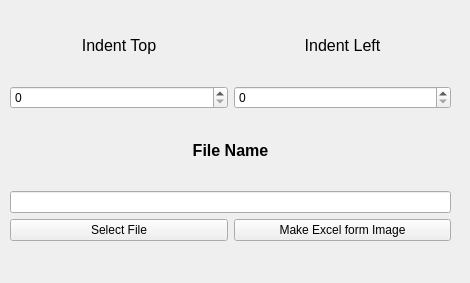
<?xml version="1.0" encoding="UTF-8"?>
<ui version="4.0">
 <class>MainWindow</class>
 <widget class="QMainWindow" name="MainWindow">
  <property name="geometry">
   <rect>
    <x>0</x>
    <y>0</y>
    <width>470</width>
    <height>283</height>
   </rect>
  </property>
  <property name="windowTitle">
   <string>MainWindow</string>
  </property>
  <widget class="QWidget" name="centralwidget">
   <widget class="QWidget" name="">
    <property name="geometry">
     <rect>
      <x>10</x>
      <y>10</y>
      <width>441</width>
      <height>231</height>
     </rect>
    </property>
    <layout class="QGridLayout" name="gridLayout">
     <item row="4" column="0" colspan="4">
      <widget class="QLineEdit" name="lineEdit"/>
     </item>
     <item row="0" column="2" colspan="2">
      <widget class="QLabel" name="label_2">
       <property name="font">
        <font>
         <pointsize>12</pointsize>
        </font>
       </property>
       <property name="text">
        <string>Indent Left</string>
       </property>
       <property name="alignment">
        <set>Qt::AlignCenter</set>
       </property>
      </widget>
     </item>
     <item row="3" column="0" colspan="4">
      <widget class="QLabel" name="label_3">
       <property name="font">
        <font>
         <pointsize>12</pointsize>
         <weight>75</weight>
         <bold>true</bold>
        </font>
       </property>
       <property name="text">
        <string>File Name</string>
       </property>
       <property name="alignment">
        <set>Qt::AlignCenter</set>
       </property>
      </widget>
     </item>
     <item row="5" column="2" colspan="2">
      <widget class="QPushButton" name="pushButton_2">
       <property name="text">
        <string>Make Excel form Image</string>
       </property>
      </widget>
     </item>
     <item row="5" column="0" colspan="2">
      <widget class="QPushButton" name="pushButton">
       <property name="text">
        <string>Select File</string>
       </property>
      </widget>
     </item>
     <item row="0" column="0" colspan="2">
      <widget class="QLabel" name="label">
       <property name="font">
        <font>
         <pointsize>12</pointsize>
        </font>
       </property>
       <property name="text">
        <string>Indent Top</string>
       </property>
       <property name="alignment">
        <set>Qt::AlignCenter</set>
       </property>
      </widget>
     </item>
     <item row="2" column="2" colspan="2">
      <widget class="QSpinBox" name="spinBox_2"/>
     </item>
     <item row="2" column="0" colspan="2">
      <widget class="QSpinBox" name="spinBox"/>
     </item>
    </layout>
   </widget>
  </widget>
  <widget class="QMenuBar" name="menubar">
   <property name="geometry">
    <rect>
     <x>0</x>
     <y>0</y>
     <width>470</width>
     <height>26</height>
    </rect>
   </property>
  </widget>
 </widget>
 <resources/>
 <connections/>
</ui>
